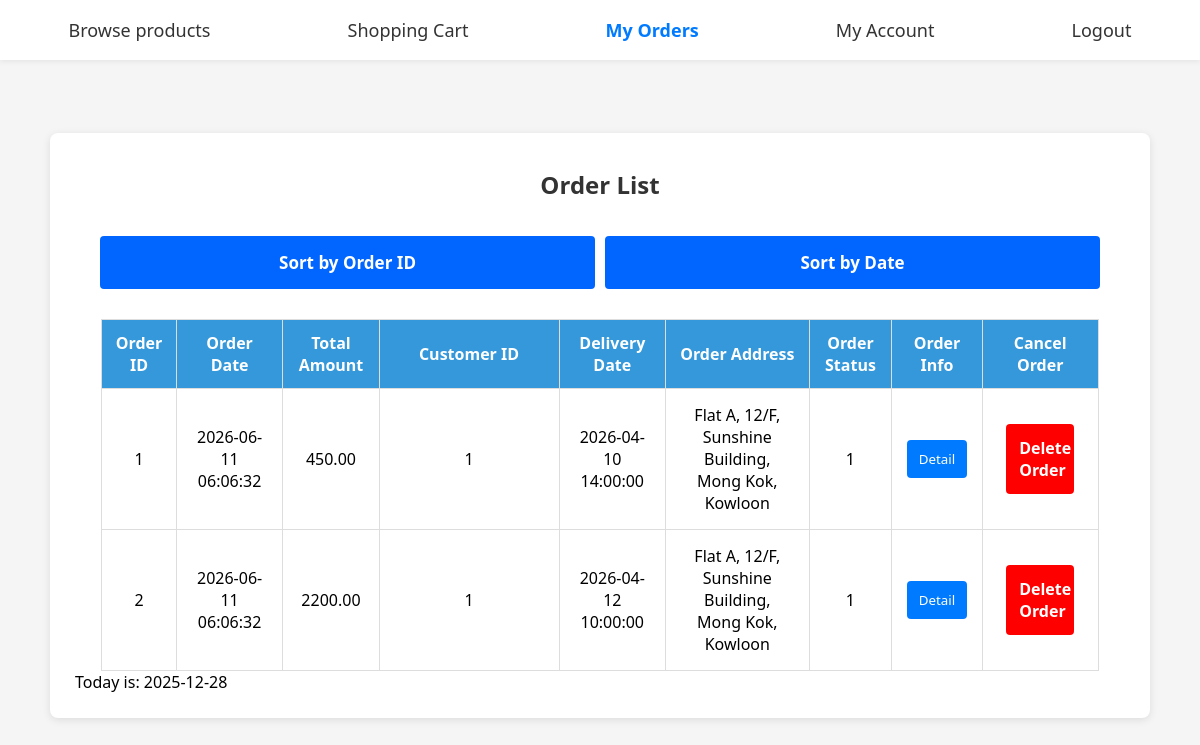
/customer/order.php, run on the app's committed database.
### tables this page shows
CREATE TABLE Orders (
    oid INT NOT NULL AUTO_INCREMENT,
    odate DATETIME NOT NULL DEFAULT CURRENT_TIMESTAMP,
    ototalamount DECIMAL(10, 2) NOT NULL,
    cid INT NOT NULL,
    odeliverydate DATETIME NOT NULL,
    odeliveraddress TEXT NOT NULL,
    ostatus INT DEFAULT 1 NOT NULL,
    PRIMARY KEY (oid),
    FOREIGN KEY (cid) REFERENCES Customers(cid)
);

### customer/order.php (the view, shortened to what this page needs)
<?php
$host = "127.0.0.1";
$username = "root";
$password = "";
$db = "itp4523m_projectdb";
$conn = mysqli_connect($host, $username, $password, $db);
$sql = "SELECT * FROM orders";
$result = mysqli_query($conn, $sql);
?>
<!DOCTYPE html>
<html lang="en">
<head>
    <link rel="stylesheet" href="../CSS/style.css">
</head>
<body>
<div class="nav">
        <a onclick="productPage()">Browse products</a>
        <a onclick="cartPage()">Shopping Cart</a>
        <a class="active" onclick="orderPage()">My Orders</a>
        <a onclick="AccountPage()">My Account</a>
        <a onclick="logout()">Logout</a>
    </div>
    <div class="table-card">
        <div class="header">
            <h1>Order List</h1>
        </div>
        <div class="sort-btn-group">
            <button class="sortable" onclick="sortTable(0)">Sort by Order ID</button>
            <button class="sortable" onclick="sortTable(1)">Sort by Date</button>
    </div>
<table id="orderTable">
    <thead>
        <tr>
            <th>Order ID</th>
            <th>Order Date</th>
            <th>Total Amount</th>
            <th>Customer ID</th>
            <th>Delivery Date</th>
            <th>Order Address</th>
            <th>Order Status</th>
            <th>Order Info</th>
            <th>Cancel Order</th>
        </tr>
    </thead>
    <tbody>
        <?php
        if (mysqli_num_rows($result) > 0) {
            while ($row = mysqli_fetch_assoc($result)) {
        ?>
        <tr>
            <td><?php echo $row['oid']; ?></td>
            <td><?php echo $row['odate']; ?></td>
            <td><?php echo $row['ototalamount']; ?></td>
            <td><?php echo $row['cid']; ?></td>
            <td><?php echo $row['odeliverydate']; ?></td>
            <td><?php echo $row['odeliveraddress']; ?></td>
            <td><?php echo $row['ostatus']; ?></td>
            <td>
                <button >Detail</button>
            </td>
            <td>
                <button class="button-orderdel">Delete Order</button>
            </td>
        </tr>
        <?php
            }
        } else {
        ?>
        <tr>
            <td colspan="8">No orders found</td>
        </tr>
        <?php } ?>
    </tbody>
</table>
<p style="text-align: left; ">Today is: 2025-12-28</p>
</body>
</html>
</body>
</html>

### CSS/style.css (style rules this page uses)
* { margin:0; padding:0; box-sizing:border-box; font-family:system-ui; }
body { min-height:100vh; display:grid; place-items:center; background:#f5f5f5; padding:20px; padding-top:70px; background-size: cover; background-position: center; background-repeat: no-repeat; }
button { width:100%; padding:10px; background:#007bff; color:white; border:none; border-radius:4px; cursor:pointer; }
.header { text-align: center; margin-bottom:0px; }
.header h1 { font-size:24px; color:#333; }
.nav { position:fixed; top:0; left:0; width:100%; height:60px; background:#fff; box-shadow:0 2px 5px #00000010; display:flex; align-items:center; justify-content:space-around; z-index:999; }
.nav a { text-decoration:center; color:#333; font-size:18px; cursor:pointer; padding: 12px 12px; }
.nav .active { color:#007bff; font-weight:bold; }
.header { width: 90%; max-width: 1200px; margin: 0 auto; padding: 10px 25px; }
.header h1 { margin: 0; font-size: 24px; }
.table-card { background: white; border-radius: 8px; box-shadow: 0 2px 8px rgba(0,0,0,0.1); min-width: 1100px; padding: 25px; width: 80%; margin: auto auto; text-align: center; }
.table,td,th { border: 1px solid #005cbb; border: 1px solid #ddd; padding: 12px; text-align: center; }
table { width:95%; border-collapse: collapse; margin: auto auto; text-align: center; }
td { padding:15px; text-align: center; }
th { background: #3498db; color: white; }
.button-orderdel { width:80%; padding:13px; background:#ff0000; color:white; border:none; font-weight: bold; border-radius:4px; cursor:pointer; font-size: 16px }
.sortable { padding:15px; background:#0066ff; color:white; border:none; font-weight: bold; border-radius:4px; font-size: 17px }
.sort-btn-group { display: flex; gap: 10px; margin-bottom: 5px; justify-content: flex-start; padding:25px }
#orderTable td:nth-child(4) { width: 180px; word-wrap: break-word; word-break: break-all; max-width: 200px; vertical-align: middle; padding: 12px 8px; }

### data on the page
orders: oid "1", odate "2026-06-11 06:06:32", ototalamount "450.00", cid "1", odeliverydate "2026-04-10 14:00:00", odeliveraddress "Flat A, 12/F, Sunshine Building, Mong Kok, Kowloon", ostatus "1"
orders: oid "2", odate "2026-06-11 06:06:32", ototalamount "2200.00", cid "1", odeliverydate "2026-04-12 10:00:00", odeliveraddress "Flat A, 12/F, Sunshine Building, Mong Kok, Kowloon", ostatus "1"
